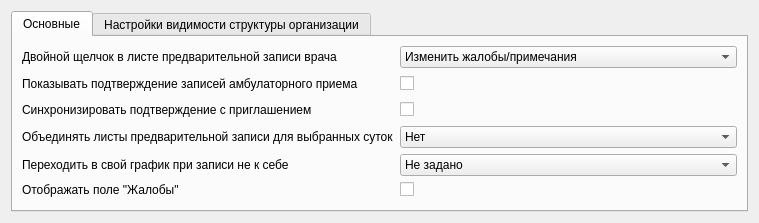
<?xml version="1.0" encoding="UTF-8"?>
<ui version="4.0">
 <class>timetablePage</class>
 <widget class="QWidget" name="timetablePage">
  <property name="geometry">
   <rect>
    <x>0</x>
    <y>0</y>
    <width>759</width>
    <height>223</height>
   </rect>
  </property>
  <property name="windowTitle">
   <string>Панель «График»</string>
  </property>
  <property name="toolTip">
   <string/>
  </property>
  <layout class="QGridLayout" name="gridLayout_2">
   <item row="0" column="0">
    <widget class="QTabWidget" name="tabWidget">
     <property name="currentIndex">
      <number>0</number>
     </property>
     <widget class="QWidget" name="tab">
      <attribute name="title">
       <string>Основные</string>
      </attribute>
      <layout class="QGridLayout" name="gridLayout">
       <item row="0" column="0">
        <widget class="QLabel" name="lblDoubleClickQueuePerson">
         <property name="text">
          <string>Двойной щелчок в листе предварительной записи врача</string>
         </property>
         <property name="buddy">
          <cstring>cmbDoubleClickQueuePerson</cstring>
         </property>
        </widget>
       </item>
       <item row="1" column="1">
        <widget class="QCheckBox" name="chkAmbulanceUserCheckable">
         <property name="sizePolicy">
          <sizepolicy hsizetype="Maximum" vsizetype="Fixed">
           <horstretch>0</horstretch>
           <verstretch>0</verstretch>
          </sizepolicy>
         </property>
         <property name="text">
          <string/>
         </property>
        </widget>
       </item>
       <item row="1" column="2">
        <spacer name="horizontalSpacer">
         <property name="orientation">
          <enum>Qt::Horizontal</enum>
         </property>
         <property name="sizeHint" stdset="0">
          <size>
           <width>153</width>
           <height>20</height>
          </size>
         </property>
        </spacer>
       </item>
       <item row="0" column="1" colspan="2">
        <widget class="QComboBox" name="cmbDoubleClickQueuePerson">
         <item>
          <property name="text">
           <string>Изменить жалобы/примечания</string>
          </property>
         </item>
         <item>
          <property name="text">
           <string>Перейти в картотеку</string>
          </property>
         </item>
         <item>
          <property name="text">
           <string>Новое обращение</string>
          </property>
         </item>
        </widget>
       </item>
       <item row="2" column="0">
        <widget class="QLabel" name="lblSyncCheckableAndInvitiation">
         <property name="text">
          <string>Синхронизировать подтверждение с приглашением</string>
         </property>
         <property name="buddy">
          <cstring>chkSyncCheckableAndInvitiation</cstring>
         </property>
        </widget>
       </item>
       <item row="2" column="2">
        <spacer name="horizontalSpacer_2">
         <property name="orientation">
          <enum>Qt::Horizontal</enum>
         </property>
         <property name="sizeHint" stdset="0">
          <size>
           <width>153</width>
           <height>20</height>
          </size>
         </property>
        </spacer>
       </item>
       <item row="6" column="0">
        <spacer name="verticalSpacer">
         <property name="orientation">
          <enum>Qt::Vertical</enum>
         </property>
         <property name="sizeHint" stdset="0">
          <size>
           <width>20</width>
           <height>1</height>
          </size>
         </property>
        </spacer>
       </item>
       <item row="3" column="1" colspan="2">
        <widget class="QComboBox" name="cmbCombineTimetable">
         <property name="currentIndex">
          <number>0</number>
         </property>
         <item>
          <property name="text">
           <string>Нет</string>
          </property>
         </item>
         <item>
          <property name="text">
           <string>По назначению приёма</string>
          </property>
         </item>
         <item>
          <property name="text">
           <string>Все</string>
          </property>
         </item>
        </widget>
       </item>
       <item row="3" column="0">
        <widget class="QLabel" name="lblCombineTimetable">
         <property name="text">
          <string>Объединять листы предварительной записи для выбранных суток</string>
         </property>
        </widget>
       </item>
       <item row="1" column="0">
        <widget class="QLabel" name="lblAmbulanceUserCheckable">
         <property name="text">
          <string>Показывать подтверждение записей амбулаторного приема</string>
         </property>
         <property name="buddy">
          <cstring>chkAmbulanceUserCheckable</cstring>
         </property>
        </widget>
       </item>
       <item row="4" column="1" colspan="2">
        <widget class="QComboBox" name="cmbSwitchingToUserSchedule">
         <property name="currentIndex">
          <number>0</number>
         </property>
         <item>
          <property name="text">
           <string>Не задано</string>
          </property>
         </item>
         <item>
          <property name="text">
           <string>Не спрашивать</string>
          </property>
         </item>
         <item>
          <property name="text">
           <string>Спрашивать</string>
          </property>
         </item>
        </widget>
       </item>
       <item row="2" column="1">
        <widget class="QCheckBox" name="chkSyncCheckableAndInvitiation">
         <property name="sizePolicy">
          <sizepolicy hsizetype="Maximum" vsizetype="Fixed">
           <horstretch>0</horstretch>
           <verstretch>0</verstretch>
          </sizepolicy>
         </property>
         <property name="text">
          <string/>
         </property>
        </widget>
       </item>
       <item row="4" column="0">
        <widget class="QLabel" name="lblSwitchingToUserSchedule">
         <property name="text">
          <string>Переходить в свой график при записи не к себе</string>
         </property>
        </widget>
       </item>
       <item row="5" column="0">
        <widget class="QLabel" name="lblShowComplaint">
         <property name="text">
          <string>Отображать поле &quot;Жалобы&quot;</string>
         </property>
        </widget>
       </item>
       <item row="5" column="1">
        <widget class="QCheckBox" name="chkShowComplaint">
         <property name="text">
          <string/>
         </property>
        </widget>
       </item>
      </layout>
     </widget>
     <widget class="QWidget" name="tab_2">
      <attribute name="title">
       <string>Настройки видимости структуры организации</string>
      </attribute>
      <layout class="QGridLayout" name="gridLayout_4"/>
     </widget>
    </widget>
   </item>
  </layout>
 </widget>
 <tabstops>
  <tabstop>cmbDoubleClickQueuePerson</tabstop>
  <tabstop>chkAmbulanceUserCheckable</tabstop>
  <tabstop>chkSyncCheckableAndInvitiation</tabstop>
 </tabstops>
 <resources/>
 <connections/>
</ui>
